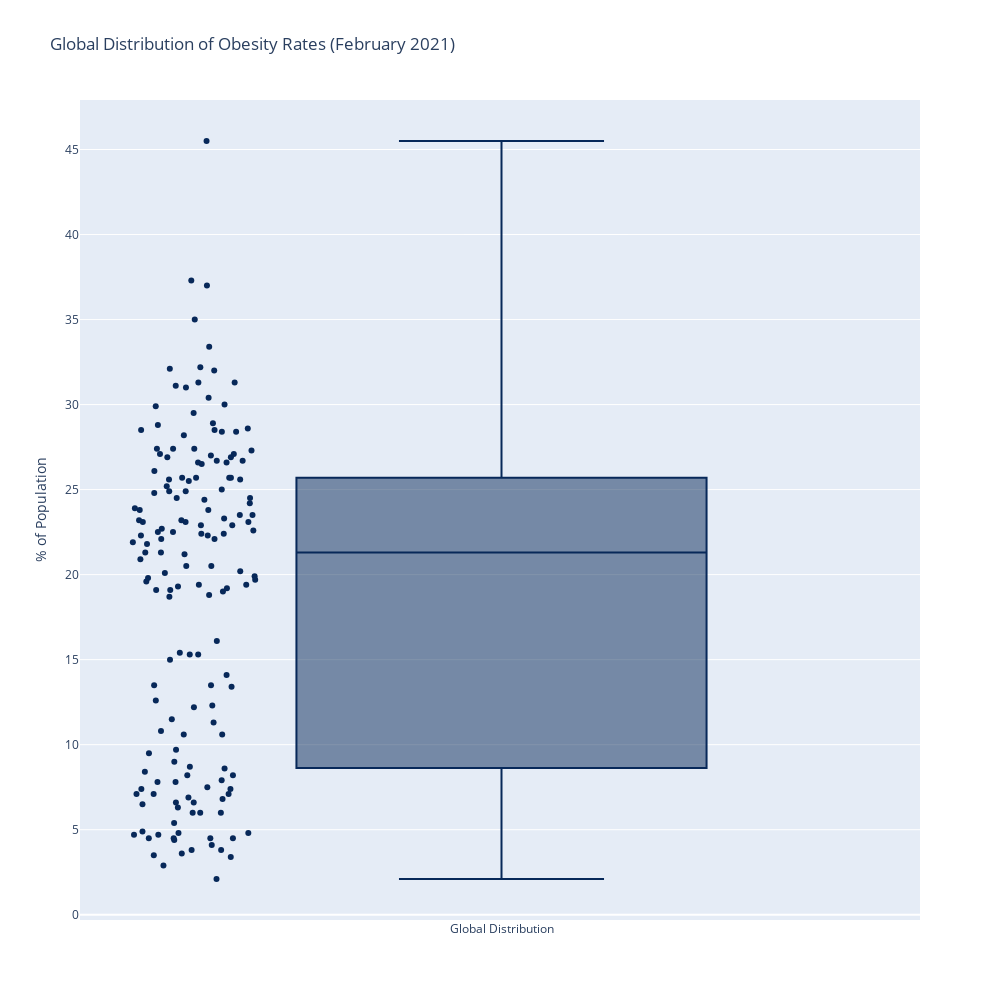

The notebook cell this image was saved under:
### Code cell
##Analysis of Obesity data
obesity_fig = go.Figure()

obesity_fig.add_trace(go.Box(
    y=obesity, 
    customdata=fat_data["Country"],
    boxpoints='all',
    marker_color='rgb(7,40,89)',
    line_color='rgb(7,40,89)',
    hovertemplate='Country: %{customdata}<br>Obesity %{y}%<br>',
))

obesity_fig.update_layout(width=1000, height=1000, 
                  title="Global Distribution of Obesity Rates (February 2021)", 
                  yaxis_title="% of Population")

obesity_fig.update_traces(name='Global Distribution')

obesity_fig.show()
print("""
    This chart shows the distribution of obesity rates for each country with available data.
    The country with the highest obesity rate is Samoa with an obesity rate of 45.5%.
    The country with the lowest obesity rate is Vietnam with an obesity rate of 2.1%
    """)

##Normality Test
shapiro_test_stat, shapiro_p_value = stats.shapiro(obesity)
print(f"Shapiro-Wilk Test - Statistic: {shapiro_test_stat}, p-value: {shapiro_p_value}")

##Summary Stats for obesity
mean_obesity = np.mean(obesity)
median_obesity = np.median(obesity)
mode_obesity = stats.mode(obesity)
range_obesity = np.ptp(obesity)


print(f"Mean: {mean_obesity}")
print(f"Median: {median_obesity}")
print(f"Range: {range_obesity}")

##Calculate the variance and standard deviation for Obesity
var_numpy = np.var(obesity,ddof = 0)
sd_numpy = np.std(obesity,ddof = 0)

print(f"The variance for obesity is {var_numpy}")
print(f"The standard deviation for obesity is {sd_numpy}")
print(f"Roughly 68% of the data is between {round(gaverage_obesity-sd_numpy,3)} and {round(gaverage_obesity+sd_numpy,3)}")
print(f"Roughly 95% of the data is between {round(gaverage_obesity-2*sd_numpy,3)} and {round(gaverage_obesity+2*sd_numpy,3)}")
print(f"Roughly 99.7% of the data is between {round(gaverage_obesity-3*sd_numpy,3)} and {round(gaverage_obesity+3*sd_numpy,3)}")

### Figure 1 — Plotly figure (JSON) as saved in the notebook; plotly's stock layout.template omitted (floating-point values rounded to 4 significant figures; data arrays with more than 128 entries replaced by an {"elided": "..."} marker saying what was removed)
{"data": [{"boxpoints": "all", "customdata": {"elided": "163 str values"}, "hovertemplate": "Country: %{customdata}<br>Obesity %{y}%<br>", "line": {"color": "rgb(7,40,89)"}, "marker": {"color": "rgb(7,40,89)"}, "name": "Global Distribution", "type": "box", "y": {"elided": "163 float values"}}], "layout": {"height": 1000, "title": {"text": "Global Distribution of Obesity Rates (February 2021)"}, "width": 1000, "xaxis": {"autorange": true, "range": [-0.5036, 0.5], "type": "category"}, "yaxis": {"autorange": true, "range": [-0.3111, 47.91], "title": {"text": "% of Population"}, "type": "linear"}}}
